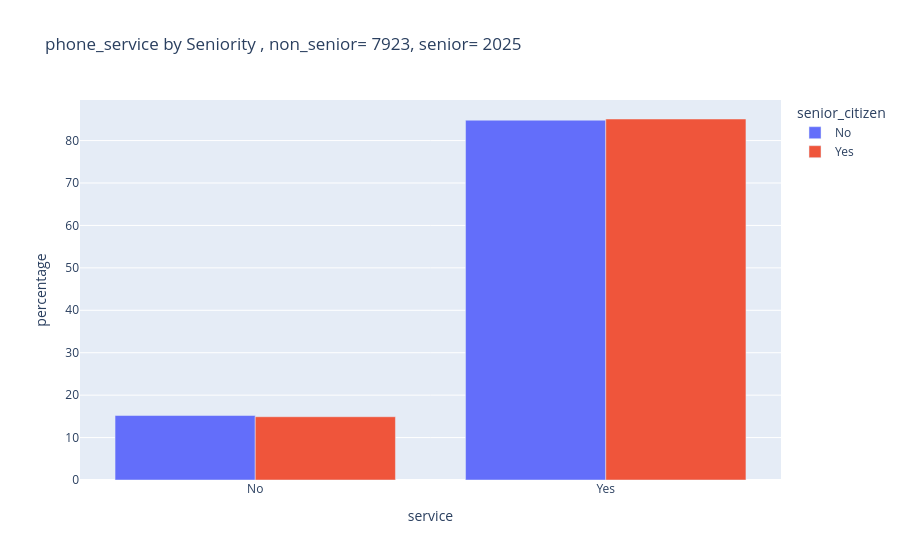
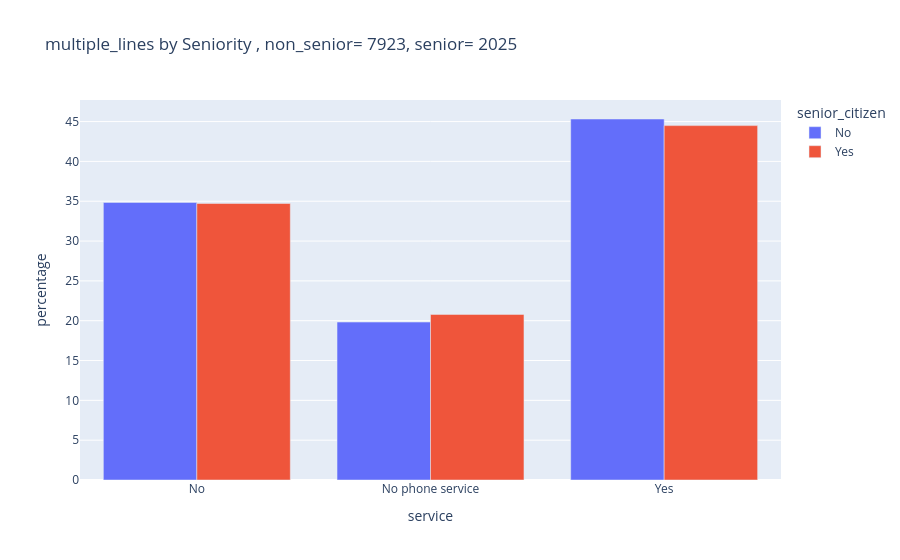
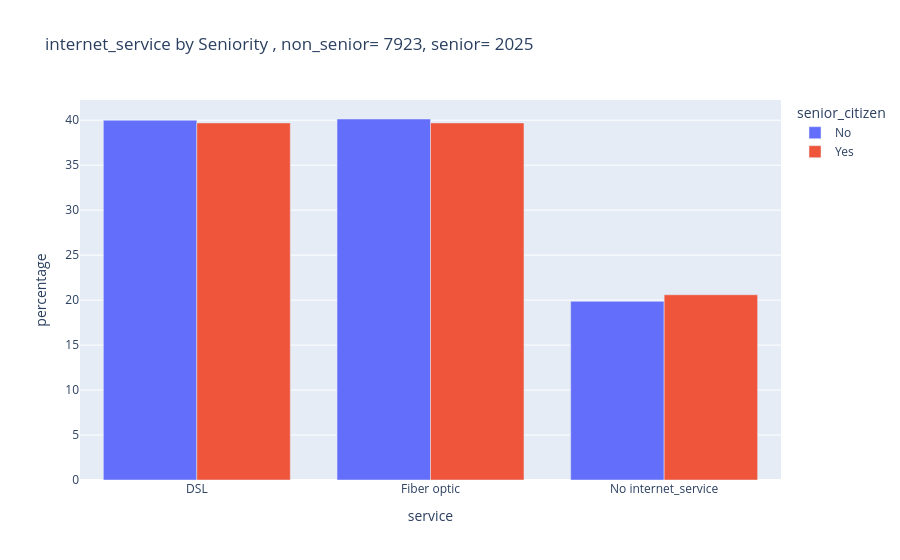
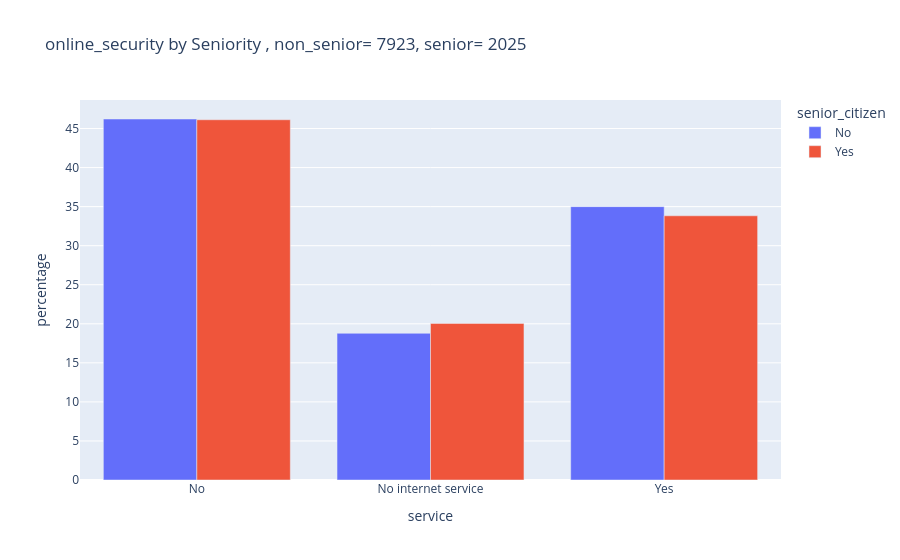

Here is the notebook cell these charts were saved with, in order:
### Code cell
import plotly.express as px
from IPython.display import display
import ipywidgets as widgets

# Now look at the Seneiority of different genders and the services that are offered by the network

services=['phone_service', 'multiple_lines', 'internet_service', 'online_security']
#1.The subset of the gender-specific data frames
df_male = df_clean[df_clean['gender'] == 'Male']
df_female=df_clean[df_clean['gender'] == 'Female']


dfs=[df_male,df_female]
for data_gender in dfs:
    for service_col in services:
        plot_service_by_seniority(data_gender, service_col)

### Figure 1 — Plotly figure (JSON) as saved in the notebook; plotly's stock layout.template omitted (floating-point values rounded to 4 significant figures)
{"data": [{"alignmentgroup": "True", "hovertemplate": "senior_citizen=No<br>service=%{x}<br>percentage=%{y}<extra></extra>", "legendgroup": "No", "marker": {"color": "#636efa", "pattern": {"shape": ""}}, "name": "No", "offsetgroup": "No", "orientation": "v", "showlegend": true, "textposition": "auto", "type": "bar", "x": ["No", "Yes"], "xaxis": "x", "y": [15.2, 84.8], "yaxis": "y"}, {"alignmentgroup": "True", "hovertemplate": "senior_citizen=Yes<br>service=%{x}<br>percentage=%{y}<extra></extra>", "legendgroup": "Yes", "marker": {"color": "#EF553B", "pattern": {"shape": ""}}, "name": "Yes", "offsetgroup": "Yes", "orientation": "v", "showlegend": true, "textposition": "auto", "type": "bar", "x": ["No", "Yes"], "xaxis": "x", "y": [14.91, 85.09], "yaxis": "y"}], "layout": {"barmode": "group", "legend": {"title": {"text": "senior_citizen"}, "tracegroupgap": 0}, "title": {"text": "phone_service by Seniority , non_senior= 7923, senior= 2025"}, "xaxis": {"anchor": "y", "domain": [0, 1], "title": {"text": "service"}}, "yaxis": {"anchor": "x", "domain": [0, 1], "title": {"text": "percentage"}}}}

### Figure 2 — Plotly figure (JSON) as saved in the notebook; plotly's stock layout.template omitted (floating-point values rounded to 4 significant figures)
{"data": [{"alignmentgroup": "True", "hovertemplate": "senior_citizen=No<br>service=%{x}<br>percentage=%{y}<extra></extra>", "legendgroup": "No", "marker": {"color": "#636efa", "pattern": {"shape": ""}}, "name": "No", "offsetgroup": "No", "orientation": "v", "showlegend": true, "textposition": "auto", "type": "bar", "x": ["No", "No phone service", "Yes"], "xaxis": "x", "y": [34.85, 19.83, 45.32], "yaxis": "y"}, {"alignmentgroup": "True", "hovertemplate": "senior_citizen=Yes<br>service=%{x}<br>percentage=%{y}<extra></extra>", "legendgroup": "Yes", "marker": {"color": "#EF553B", "pattern": {"shape": ""}}, "name": "Yes", "offsetgroup": "Yes", "orientation": "v", "showlegend": true, "textposition": "auto", "type": "bar", "x": ["No", "No phone service", "Yes"], "xaxis": "x", "y": [34.72, 20.79, 44.49], "yaxis": "y"}], "layout": {"barmode": "group", "legend": {"title": {"text": "senior_citizen"}, "tracegroupgap": 0}, "title": {"text": "multiple_lines by Seniority , non_senior= 7923, senior= 2025"}, "xaxis": {"anchor": "y", "domain": [0, 1], "title": {"text": "service"}}, "yaxis": {"anchor": "x", "domain": [0, 1], "title": {"text": "percentage"}}}}

### Figure 3 — Plotly figure (JSON) as saved in the notebook; plotly's stock layout.template omitted (floating-point values rounded to 4 significant figures)
{"data": [{"alignmentgroup": "True", "hovertemplate": "senior_citizen=No<br>service=%{x}<br>percentage=%{y}<extra></extra>", "legendgroup": "No", "marker": {"color": "#636efa", "pattern": {"shape": ""}}, "name": "No", "offsetgroup": "No", "orientation": "v", "showlegend": true, "textposition": "auto", "type": "bar", "x": ["DSL", "Fiber optic", "No internet_service"], "xaxis": "x", "y": [40.0, 40.14, 19.87], "yaxis": "y"}, {"alignmentgroup": "True", "hovertemplate": "senior_citizen=Yes<br>service=%{x}<br>percentage=%{y}<extra></extra>", "legendgroup": "Yes", "marker": {"color": "#EF553B", "pattern": {"shape": ""}}, "name": "Yes", "offsetgroup": "Yes", "orientation": "v", "showlegend": true, "textposition": "auto", "type": "bar", "x": ["DSL", "Fiber optic", "No internet_service"], "xaxis": "x", "y": [39.7, 39.7, 20.59], "yaxis": "y"}], "layout": {"barmode": "group", "legend": {"title": {"text": "senior_citizen"}, "tracegroupgap": 0}, "title": {"text": "internet_service by Seniority , non_senior= 7923, senior= 2025"}, "xaxis": {"anchor": "y", "domain": [0, 1], "title": {"text": "service"}}, "yaxis": {"anchor": "x", "domain": [0, 1], "title": {"text": "percentage"}}}}

### Figure 4 — Plotly figure (JSON) as saved in the notebook; plotly's stock layout.template omitted (floating-point values rounded to 4 significant figures)
{"data": [{"alignmentgroup": "True", "hovertemplate": "senior_citizen=No<br>service=%{x}<br>percentage=%{y}<extra></extra>", "legendgroup": "No", "marker": {"color": "#636efa", "pattern": {"shape": ""}}, "name": "No", "offsetgroup": "No", "orientation": "v", "showlegend": true, "textposition": "auto", "type": "bar", "x": ["No", "No internet service", "Yes"], "xaxis": "x", "y": [46.22, 18.78, 35.0], "yaxis": "y"}, {"alignmentgroup": "True", "hovertemplate": "senior_citizen=Yes<br>service=%{x}<br>percentage=%{y}<extra></extra>", "legendgroup": "Yes", "marker": {"color": "#EF553B", "pattern": {"shape": ""}}, "name": "Yes", "offsetgroup": "Yes", "orientation": "v", "showlegend": true, "textposition": "auto", "type": "bar", "x": ["No", "No internet service", "Yes"], "xaxis": "x", "y": [46.12, 20.05, 33.83], "yaxis": "y"}], "layout": {"barmode": "group", "legend": {"title": {"text": "senior_citizen"}, "tracegroupgap": 0}, "title": {"text": "online_security by Seniority , non_senior= 7923, senior= 2025"}, "xaxis": {"anchor": "y", "domain": [0, 1], "title": {"text": "service"}}, "yaxis": {"anchor": "x", "domain": [0, 1], "title": {"text": "percentage"}}}}
